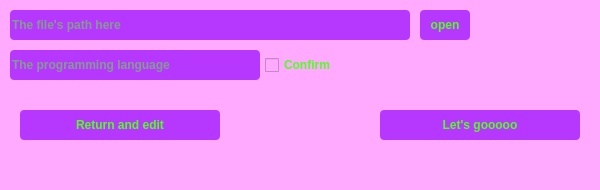
<?xml version="1.0" encoding="UTF-8"?>
<ui version="4.0">
 <class>Edit</class>
 <widget class="QWidget" name="Edit">
  <property name="windowModality">
   <enum>Qt::ApplicationModal</enum>
  </property>
  <property name="geometry">
   <rect>
    <x>0</x>
    <y>0</y>
    <width>600</width>
    <height>190</height>
   </rect>
  </property>
  <property name="sizePolicy">
   <sizepolicy hsizetype="Fixed" vsizetype="Fixed">
    <horstretch>0</horstretch>
    <verstretch>0</verstretch>
   </sizepolicy>
  </property>
  <property name="cursor">
   <cursorShape>PointingHandCursor</cursorShape>
  </property>
  <property name="windowTitle">
   <string>Form</string>
  </property>
  <property name="windowIcon">
   <iconset resource="sss.qrc">
    <normaloff>:/icons/comp.jpg</normaloff>:/icons/comp.jpg</iconset>
  </property>
  <property name="styleSheet">
   <string notr="true">QWidget{
background:rgb(255, 170, 255)
}</string>
  </property>
  <widget class="QLineEdit" name="lineEdit">
   <property name="geometry">
    <rect>
     <x>10</x>
     <y>10</y>
     <width>400</width>
     <height>30</height>
    </rect>
   </property>
   <property name="font">
    <font>
     <bold>true</bold>
    </font>
   </property>
   <property name="styleSheet">
    <string notr="true">QLineEdit{
	color: rgb(81, 255, 28);
	background-color: rgb(182, 56, 255);
	border-radius:4;
}</string>
   </property>
   <property name="readOnly">
    <bool>true</bool>
   </property>
   <property name="placeholderText">
    <string>The file's path here</string>
   </property>
  </widget>
  <widget class="QToolButton" name="toolButton">
   <property name="geometry">
    <rect>
     <x>420</x>
     <y>10</y>
     <width>50</width>
     <height>30</height>
    </rect>
   </property>
   <property name="font">
    <font>
     <bold>true</bold>
    </font>
   </property>
   <property name="cursor">
    <cursorShape>PointingHandCursor</cursorShape>
   </property>
   <property name="styleSheet">
    <string notr="true">QToolButton{
	color: rgb(81, 255, 28);
	background-color: rgb(182, 56, 255);
	border-radius:4;
}
QToolButton:hover{
	background-color: rgb(242, 101, 255)
}</string>
   </property>
   <property name="text">
    <string>open</string>
   </property>
  </widget>
  <widget class="QLineEdit" name="lineEdit_2">
   <property name="geometry">
    <rect>
     <x>10</x>
     <y>50</y>
     <width>250</width>
     <height>30</height>
    </rect>
   </property>
   <property name="font">
    <font>
     <bold>true</bold>
    </font>
   </property>
   <property name="styleSheet">
    <string notr="true">QLineEdit{
	color: rgb(81, 255, 28);
	background-color: rgb(182, 56, 255);
	border-radius:4;
}</string>
   </property>
   <property name="readOnly">
    <bool>true</bool>
   </property>
   <property name="placeholderText">
    <string>The programming language</string>
   </property>
  </widget>
  <widget class="QCheckBox" name="checkBox">
   <property name="geometry">
    <rect>
     <x>265</x>
     <y>50</y>
     <width>120</width>
     <height>30</height>
    </rect>
   </property>
   <property name="font">
    <font>
     <bold>true</bold>
    </font>
   </property>
   <property name="styleSheet">
    <string notr="true">QCheckBox{
	color: rgb(81, 255, 28);
}</string>
   </property>
   <property name="text">
    <string>Confirm</string>
   </property>
  </widget>
  <widget class="QPushButton" name="pushButton">
   <property name="geometry">
    <rect>
     <x>380</x>
     <y>110</y>
     <width>200</width>
     <height>30</height>
    </rect>
   </property>
   <property name="font">
    <font>
     <bold>true</bold>
    </font>
   </property>
   <property name="styleSheet">
    <string notr="true">QPushButton{
	color: rgb(81, 255, 28);
	background-color: rgb(182, 56, 255);
	border-radius:4;
}
QPushButton:hover{
	background-color: rgb(242, 101, 255)
}</string>
   </property>
   <property name="text">
    <string>Let's gooooo</string>
   </property>
  </widget>
  <widget class="QPushButton" name="pushButton_2">
   <property name="geometry">
    <rect>
     <x>20</x>
     <y>110</y>
     <width>200</width>
     <height>30</height>
    </rect>
   </property>
   <property name="font">
    <font>
     <bold>true</bold>
    </font>
   </property>
   <property name="styleSheet">
    <string notr="true">QPushButton{
	color: rgb(81, 255, 28);
	background-color: rgb(182, 56, 255);
	border-radius:4;
}
QPushButton:hover{
	background-color: rgb(242, 101, 255)
}</string>
   </property>
   <property name="text">
    <string>Return and edit</string>
   </property>
  </widget>
 </widget>
 <resources>
  <include location="sss.qrc"/>
 </resources>
 <connections/>
</ui>
